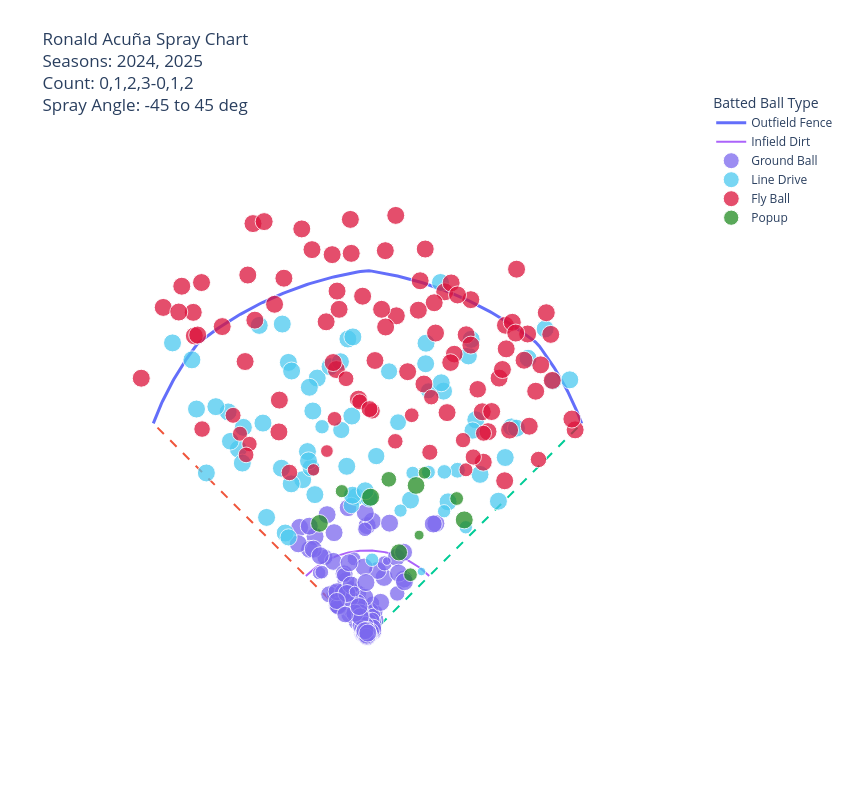

The cell this chart's notebook holds for it:
### Markdown cell above
## Model Input Rules

- player=player_to_chart inputs player name (enter above)
- pitch_bucket= specifies Offspeed, Fastball, Breaking for general pitch types, can also do specific pitch types
- zones= specifies zones 1-14 in form of list
- balls= and strikes= allows you to sepcify any count in form of list
- spray_angle_range= is specified for a range (x,y) where - is pull side and + is oppo, ex. pull only is (-45,0)
- p_throws= can specify pitcher handedness with R, L or ALL
- result_group= can also specify certain result groups (All, Hits, Outs, Home Runs, Extra-Base Hits, Non-HR, Ground Balls, Line Drives, Fly Balls, Popups)
- squared_up_threshold= specifies to certain percentage, default is 80 which is what statcast defines as a "squared up ball"

Zone Reference (Catcher's Perspective):

![image.png](attachment:1147433c-040c-4eda-a517-81a269cee838.png)

### Code cell
# Use df_all for both years, df_2025 for 2025 only, or df_2024 for 2024 only.
fig = make_spray_chart(
    df_all,
    player=player_to_chart,
    balls=[0, 1, 2, 3],
    strikes=[0,1,2],
    spray_angle_range=(-45,45)
)
